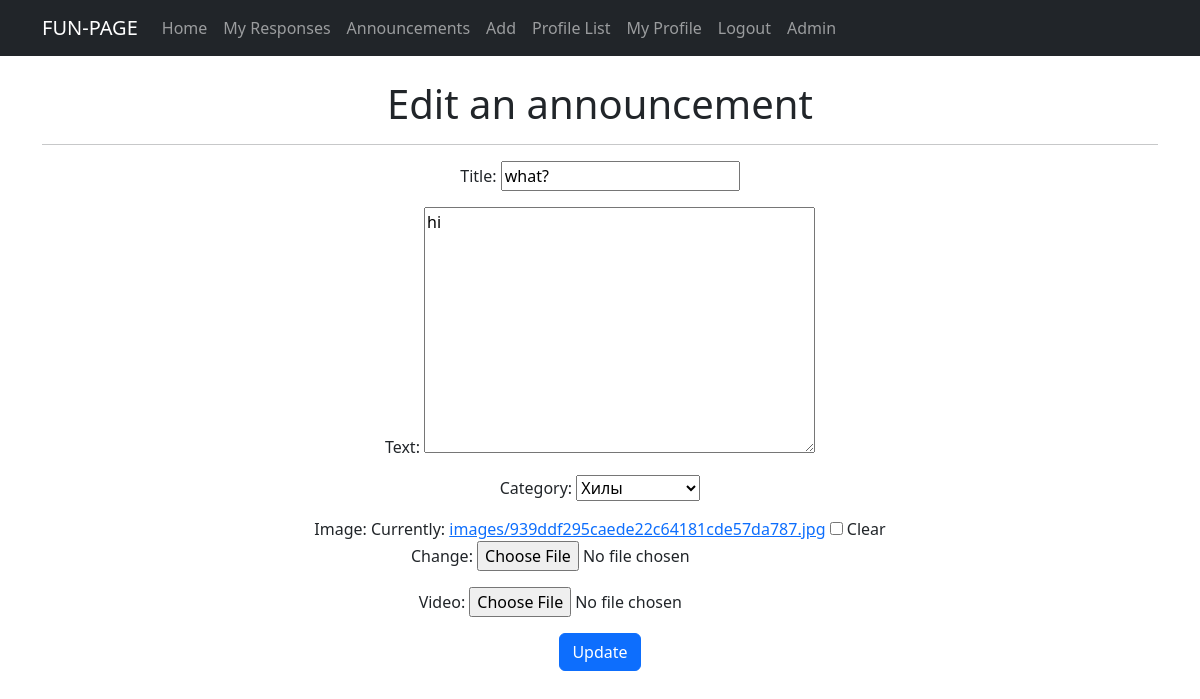
The app's page /ad/edit/4/ (signed in) with its own data.
### fun/models.py (models this page shows, shortened)
class Announcement(models.Model):
    title = models.CharField(max_length=100)
    text = models.TextField()
    category = models.ForeignKey(Category, on_delete=models.CASCADE)
    author = models.ForeignKey(User, default=1, on_delete=models.CASCADE)
    date_added = models.DateTimeField(auto_now_add=True)
    image = models.ImageField(upload_to='images/', null=True, blank=True)
    video = models.FileField(upload_to='videos/', null=True, blank=True)
    likes = models.ManyToManyField(User, related_name="ad_like", blank=True)
    comments = models.ManyToManyField(Comment, related_name="commented_on", blank=True)

### fun/views.py (the view)
# urls.py: path('ad/edit/<int:pk>/', AdUpdate.as_view(), name='ad_edit'),
class AdUpdate(UpdateView):
    model = Announcement
    template_name = 'edit_ad.html'
    fields = ['title', 'text', 'category', 'image', 'video']

### fun/models.py (called while the page is built)
    def __str__(self):
        return f'{self.name.title()}'

### templates/edit_ad.html (shortened to what this page needs)
{% extends 'flatpages/default.html' %}
{% block content %}
{% if user.is_authenticated %}
    {% if user.id == announcement.author.id %}
        <h1>Edit an announcement</h1>
        <hr>
        <div class="container">
          <form method="POST">
            {{ form.as_p }}
            <button type="submit" class="btn btn-primary">Update</button>
          </form>
        </div>
    {% endif %}
{% else %}
  You are not allowed here!
{% endif %}
        {% endblock %}

### records on screen
Announcement: title "what?", text "hi", category "Хилы"
